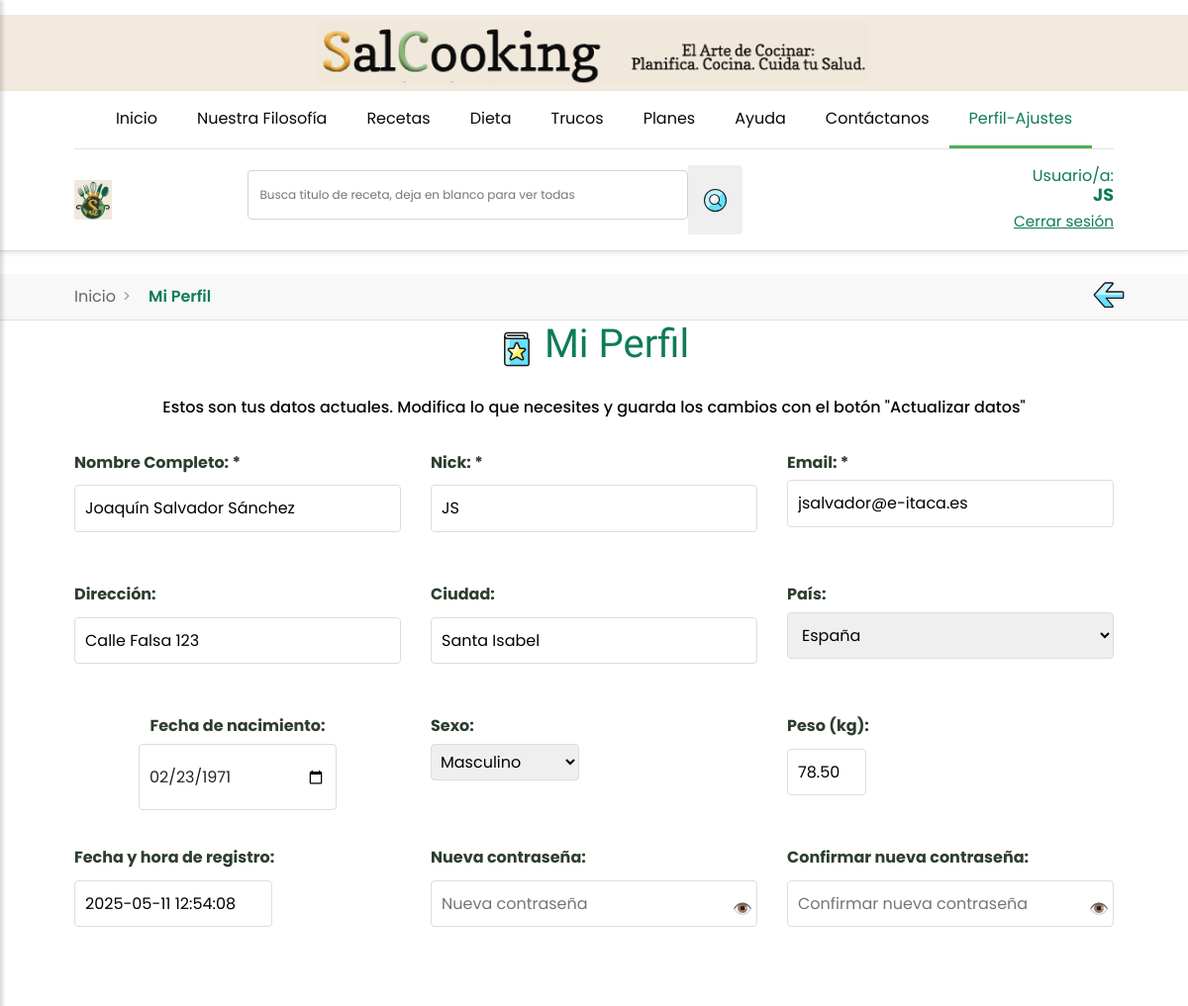
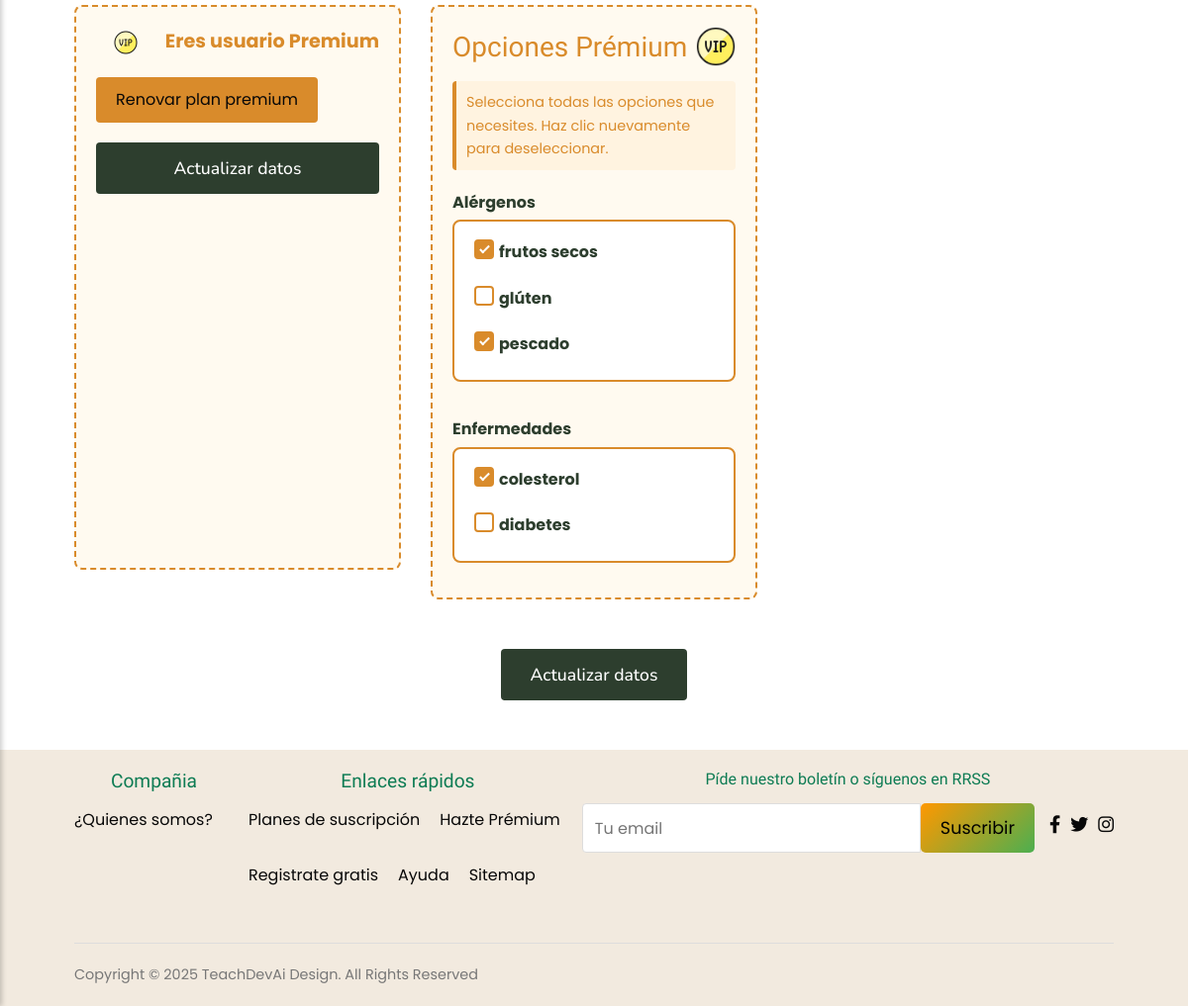
The app's page /perfil-logueado.php (signed in) with its own data (2 pictures, top to bottom).
### tables this page shows
CREATE TABLE `usuarios` (
  `id_usuario` int(11) NOT NULL,
  `nombre_completo` varchar(100) NOT NULL,
  `nick` varchar(100) DEFAULT NULL,
  `email` varchar(100) NOT NULL,
  `direccion` varchar(255) DEFAULT NULL,
  `ciudad` varchar(100) DEFAULT NULL,
  `pais` varchar(100) DEFAULT NULL,
  `sexo` enum('Masculino','Femenino','Otro','Prefiero no decirlo') DEFAULT NULL,
  `peso_kg` decimal(5,2) DEFAULT NULL,
  `contrasena_hash` varchar(255) NOT NULL,
  `es_premium` tinyint(1) DEFAULT 0,
  `fecha_registro` timestamp NOT NULL DEFAULT current_timestamp(),
  `ultima_actualizacion` timestamp NOT NULL DEFAULT current_timestamp() ON UPDATE current_timestamp(),
  `remember_token` varchar(64) DEFAULT NULL,
  `token_expiry` datetime DEFAULT NULL,
  `fecha_nacimiento` date DEFAULT NULL
);

CREATE TABLE `alergias` (
  `id` int(11) NOT NULL,
  `nombre` varchar(100) NOT NULL
);

CREATE TABLE `enfermedades` (
  `id` int(11) NOT NULL,
  `nombre` varchar(100) NOT NULL
);

### models/usuario.php (called while the page is built, shortened)
<?php
class Usuario {
    public function obtenerPorId($id_usuario) {
    global $conexion;
    $sql = "SELECT * FROM usuarios WHERE id_usuario = ?";
    $stmt = $conexion->prepare($sql);
    $stmt->bind_param("i", $id_usuario);
    $stmt->execute();
    $resultado = $stmt->get_result();
    return $resultado->fetch_assoc();
}
}
?>

### perfil-logueado.php (the view, shortened to what this page needs)
<?php
include 'controllers/conexion.php';
$id_usuario = $_SESSION['id_usuario'];
require_once 'models/usuario.php';
$usuario_model = new Usuario();
$usuario = $usuario_model->obtenerPorId($id_usuario);
$sql_todas_alergias = "SELECT id, nombre FROM alergias ORDER BY nombre";
$sql_todas_enfermedades = "SELECT id, nombre FROM enfermedades ORDER BY nombre";
$result_todas_alergias = $conexion->query($sql_todas_alergias);
$result_todas_enfermedades = $conexion->query($sql_todas_enfermedades);
$todas_alergias = [];
$todas_enfermedades = [];
while ($alergia = $result_todas_alergias->fetch_assoc()) {
  $todas_alergias[] = $alergia;
}
while ($enfermedad = $result_todas_enfermedades->fetch_assoc()) {
  $todas_enfermedades[] = $enfermedad;
}
$nombre_pagina = "Mi Perfil";
$css_extra = '';
$css_extra .= '<link rel="stylesheet" href="styles/perfil-ajustes.css?v=' . filemtime('styles/perfil-ajustes.css') . '">';
$css_extra .= '<link rel="stylesheet" href="styles/password-validation.css?v=' . filemtime('styles/password-validation.css') . '">';
?>
<?php include 'header.php'; ?>
<body class="usuario-logueado">
  <div class="migas-container">
    <div class="container migas-flex">
      <ul class="migas">
        <li><a href="index.php">Inicio</a></li>
        <li class="current"><?php echo htmlspecialchars($nombre_pagina); ?></li>
      </ul>
      <div class="volver-atras-contenedor">
        <a href="javascript:history.back()" class="volver-atras"><img src="sources/iconos/Arrow-Thick-Left-3--Streamline-Ultimate.svg" width="32px" alt="icono atrás" title="Pantalla anterior"></a>
      </div>
    </div>
  </div>
  <section class="perfil-ajustes">
    <div class="contenedor-Perfil-Ajustes">
      <div class="titulo">
        <img src="sources/iconos/Book-Star--Streamline-Ultimate.svg" alt="Icono Perfil">
        <h1><?php echo htmlspecialchars($nombre_pagina); ?></h1>
      </div>
      <h6>Estos son tus datos actuales. Modifica lo que necesites y guarda los cambios con el botón "Actualizar datos"</h6>
      <br>
      <div class="contenido-Perfil-Ajustes">
        <form id="perfilForm" method="POST" action="actualizar-perfil.php" onsubmit="return validarFormulario();">
          <div class="perfil-form-grid">
            <div class="form-group">
              <label for="nombre_completo">Nombre Completo: <span class="required">*</span></label>
              <input type="text" id="nombre_completo" name="nombre_completo" value="<?php echo htmlspecialchars((string)($usuario['nombre_completo'] ?? '')); ?>" required>
            </div>
            <div class="form-group">
              <label for="nick">Nick: <span class="required">*</span></label>
              <input type="text" id="nick" name="nick" value="<?php echo htmlspecialchars((string)($usuario['nick'] ?? '')); ?>" required>
            </div>
            <div class="form-group">
              <label for="email">Email: <span class="required">*</span></label>
              <input type="email" id="email" name="email" value="<?php echo htmlspecialchars((string)($usuario['email'] ?? '')); ?>" required>
            </div>
            <div class="form-group">
              <label for="direccion">Dirección:</label>
              <input type="text" id="direccion" name="direccion" value="<?php echo htmlspecialchars((string)($usuario['direccion'] ?? '')); ?>">
            </div>
            <div class="form-group">
              <label for="ciudad">Ciudad:</label>
              <input type="text" id="ciudad" name="ciudad" value="<?php echo htmlspecialchars((string)($usuario['ciudad'] ?? '')); ?>">
            </div>
            <div class="form-group">
              <label for="pais">País:</label>
              <select id="pais" name="pais" required>
                <option value="España" <?php echo ($usuario['pais'] == 'España') ? 'selected' : ''; ?>>España</option>
              </select>
            </div>
            <div class="form-group edad-group">
              <label for="fecha_nacimiento">Fecha de nacimiento:</label>
              <input type="date" id="fecha_nacimiento" name="fecha_nacimiento"
                value="<?php echo htmlspecialchars($usuario['fecha_nacimiento'] ?? ''); ?>"
                class="form-control" style="width: 200px;">
            </div>
            <div class="form-group">
              <label>Sexo:</label>
              <select id="sexo" name="sexo" style="padding: 5px; width: 150px;">
                <option value="Masculino" <?php echo ($usuario['sexo'] == 'Masculino') ? 'selected' : ''; ?>>Masculino</option>
              </select>
            </div>
            <div class="form-group">
              <label for="peso_kg_display">Peso (kg):</label>
              <input type="text" id="peso_kg_display" name="peso_kg_display" value="<?php echo htmlspecialchars($usuario['peso_kg']); ?>" style="width: 80px;">
            </div>
            <div class="form-group">
              <label for="fecha_registro">Fecha y hora de registro:</label>
              <input type="text" id="fecha_registro" name="fecha_registro" value="<?php echo htmlspecialchars($usuario['fecha_registro']); ?>" style="width: 80px;">
            </div>
            <div class="form-group">
              <label for="nueva_contrasena">Nueva contraseña:</label>
              <div style="position: relative; display: inline-block;">
                <input type="password" id="nueva_contrasena" name="nueva_contrasena" placeholder="Nueva contraseña">
                <button type="button" onclick="togglePassword('nueva_contrasena', this)" style="position: absolute; right: 5px; top: 50%; transform: translateY(-50%); background: none; border: none; cursor: pointer;" title="Mostrar contraseña">
                  👁️
                </button>
              </div>
            </div>
            <div class="form-group">
              <label for="confirmar_contrasena">Confirmar nueva contraseña:</label>
              <div style="position: relative; display: inline-block;">
                <input type="password" id="confirmar_contrasena" name="confirmar_contrasena" placeholder="Confirmar nueva contraseña" oninput="validarPassword()" style="padding-right: 30px;">
                <button type="button" onclick="togglePassword('confirmar_contrasena', this)" style="position: absolute; right: 5px; top: 50%; transform: translateY(-50%); background: none; border: none; cursor: pointer;" title="Mostrar contraseña">
                  👁️
                </button>
              </div>
            </div>
            <?php if ($usuario['es_premium']): ?>
              <div class="premium-container">
                <div class="premium-status">
                  <img src="sources/iconos/Vip-Circle--Streamline-Ultimate.png" alt="Premium">
                  <span>Eres usuario Premium</span>
                </div>
                <a href="pasarela-pago.php">
                  <button type="button" class="premium-button" title="Comprar un nuevo código de registro">
                    Renovar plan premium
                  </button>
                </a>
                <button type="submit" name="accion" value="guardar_cambios" class="action-btn-verde">
                  Actualizar datos
                </button>
              </div>
            <?php endif; ?>
            <?php if ($usuario['es_premium']): ?>
              <div class="premium-section" style="margin-top:30px;">
                <h3>
                  Opciones Prémium
                  <img src="sources/iconos/Vip-Circle--Streamline-Ultimate.png" alt="info" class="info-icon" title="Funcionalidades exclusivas para usuarios Prémium" style="width:40px; height:40px;">
                </h3>
                <div class="premium-instructions">
                  Selecciona todas las opciones que necesites. Haz clic nuevamente para deseleccionar.
                </div>
                <div class="premium-options-grid">
                  <div class="form-group">
                    <label>Alérgenos</label>
                    <div class="checkbox-list">
                      <?php foreach ($todas_alergias as $alergia): ?>
                        <label class="checkbox-option">
                          <span class="checkmark"></span>
                          <?php echo htmlspecialchars((string)($alergia['nombre'] ?? '')); ?>
                        </label>
                      <?php endforeach; ?>
                    </div>
                  </div>
                  <div class="form-group">
                    <label>Enfermedades</label>
                    <div class="checkbox-list">
                      <?php foreach ($todas_enfermedades as $enfermedad): ?>
                        <label class="checkbox-option">
                          <span class="checkmark"></span>
                          <?php echo htmlspecialchars((string)($enfermedad['nombre'] ?? '')); ?>
                        </label>
                      <?php endforeach; ?>
                    </div>
                  </div>
                </div>
              </div>
            <?php endif; ?>
            <div class="form-actions" style="margin-top:30px;">
              <button type="submit" name="accion" value="guardar_cambios" class="action-btn-verde" style="background-color: #2D3E2E; color: white; padding: 12px 30px !important; font-size: 1.1rem;">
                Actualizar datos
              </button>
            </div>
        </form>
      </div>
    </div>
  </section>
  <?php include 'footer.php'; ?>
</body>

### records on screen
usuarios: nombre_completo "Joaquín Salvador Sánchez", nick "JS", email "jsalvador@e-itaca.es", direccion "Calle Falsa 123", ciudad "Santa Isabel", pais "España", fecha_nacimiento "02/23/1971", sexo "Masculino", peso_kg_display "78.50", fecha_registro "2025-05-11 12:54:08"
alergias: nombre "frutos secos"
alergias: nombre "glúten"
alergias: nombre "pescado"
enfermedades: nombre "colesterol"
enfermedades: nombre "diabetes"

### other values on screen
getUserNick() "JS"
$nombre_pagina "Mi Perfil"
